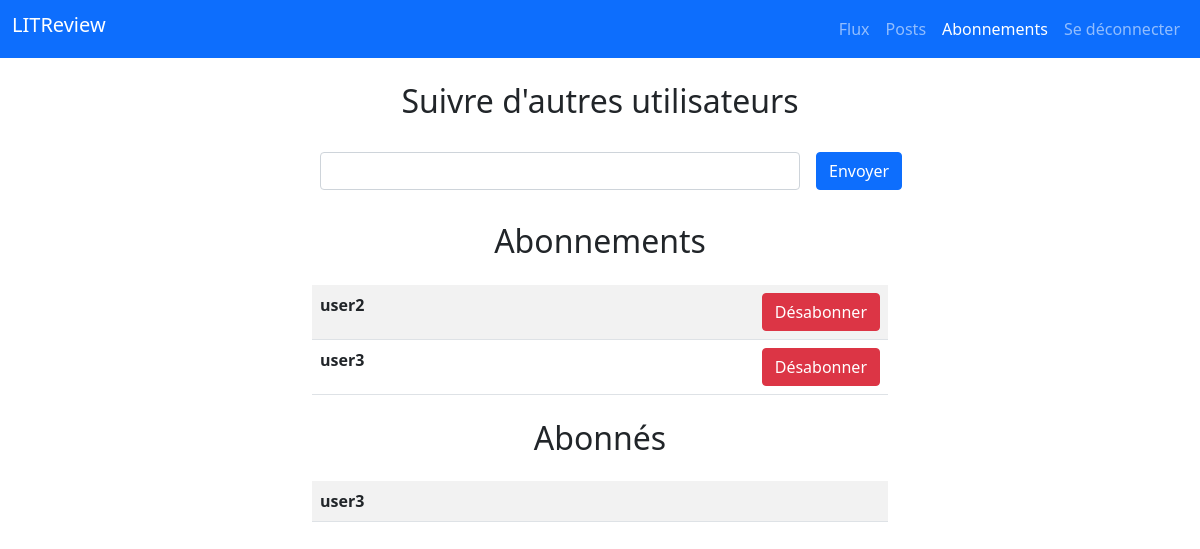
/following/ (signed in), run on the app's committed database.
### review/models.py (models this page shows)
class UserFollows(models.Model):
    user = models.ForeignKey(to=settings.AUTH_USER_MODEL,
                             on_delete=models.CASCADE,
                             related_name='following')
    followed_user = models.ForeignKey(to=settings.AUTH_USER_MODEL,
                                      on_delete=models.CASCADE,
                                      related_name='followed_by')
    class Meta:
        unique_together = ('user', 'followed_user', )

### authentication/models.py (models this page shows)
class User(AbstractUser):
    pass

### review/views.py (the view, shortened to what this page needs)
# urls.py: path('following/', review.views.following, name='following'),
@login_required
def following(request):
    form = forms.UserFollowsForm(user=request.user)
    followed_users = models.UserFollows.objects.filter(user=request.user)
    following_users = models.UserFollows.objects.filter(followed_user=request.user)
    context = {
        'form': form,
        'followed_users': followed_users,
        'following_users': following_users,
        'navbar': 'following',
    }
    return render(request, 'review/following.html',
                  context=context)

### review/forms.py
class UserFollowsForm(forms.ModelForm):
    def __init__(self, user, data=None, *args, **kwargs):
        if data is not None:
            data = data.copy()
            user_to_follow = get_object_or_404(User, username=data['followed_user'])
            if data['followed_user']:
                data['followed_user'] = user_to_follow.id
        super().__init__(data=data, *args, **kwargs)
        self.choices = User.objects.all().exclude(
            Q(followed_by__in=user.following.all()) |
            Q(id=user.id)
        ).values('username')
        self.fields['followed_user'].widget = forms.TextInput(attrs={'list': 'followed_users'})
    class Meta:
        model = models.UserFollows
        fields = ['followed_user']

### review/templates/review/following.html (shortened to what this page needs)
{% extends 'base.html' %}
{% load widget_tweaks %}
{% block content %}
    <h2 class="text-center m-4">Suivre d'autres utilisateurs</h2>
    <form autocomplete="off" method="post" enctype="multipart/form-data">
        <div class="d-flex">
        {% for field in form.visible_fields %}
            <div class="form-group col-10 m-2">
                {{ field|add_class:'form-control' }}
            </div>
        {% endfor %}
        <button type="submit" class="btn btn-primary m-2">Envoyer</button>
        </div>
    </form>
    <h2 class="text-center m-4">Abonnements</h2>
        {% if followed_users %}
        <table class="table table-striped table-hover">
            {% for user_follows in followed_users %}
                <tr>
                    <th class="col-10">{{ user_follows.followed_user.username }}</th>
                    <th><a href="{% url 'unfollow' user_follows.id %}" class="btn btn-danger">Désabonner</a></th>
                </tr>
            {% endfor %}
        </table>
        {% else %}
            <p class="text-center">C'est bien vide... commençons par suivre d'autres utilisateurs !</p>
        {% endif %}
    <h2 class="text-center m-4">Abonnés</h2>
    {% if following_users %}
        <table class="table table-striped table-hover">
            {% for user_follows in following_users %}
                <tr>
                    <th>{{ user_follows.user.username }}</th>
                </tr>
            {% endfor %}
        </table>
    {% else %}
        <p class="text-center">Vous n'êtes suivi par aucun utilisateur.</p>
    {% endif %}
{% endblock %}

### data on the page
UserFollows: followed_user.username "user2"
UserFollows: followed_user.username "user3"
UserFollows: user.username "user3"
